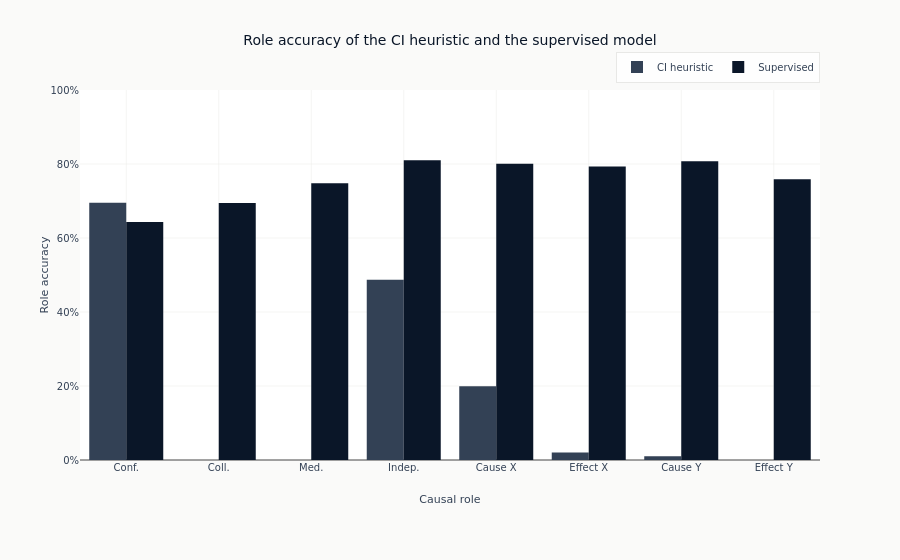

The code cell stored with this chart in its notebook:
### Markdown cell above
### Supervision Helps Across Roles

Comparing each role on the same datasets reveals whether the aggregate gain is broad or driven by
one dominant class.

### Code cell
improved_count = int((per_category_df["Improvement"] > 0).sum())
fig = go.Figure()
for method, color in [("CI heuristic", COLORS["neutral"]), ("Supervised", COLORS["blue"])]:
    fig.add_trace(
        go.Bar(
            x=category_compact_labels,
            y=per_category_df[method].to_list(),
            name=method,
            marker_color=color,
        )
    )
fig.update_layout(
    title="Role accuracy of the CI heuristic and the supervised model",
    xaxis_title="Causal role",
    yaxis_title="Role accuracy",
    yaxis=dict(range=[0, 1], tickformat=".0%"),
    barmode="group",
    margin=dict(b=100, t=90),
    legend=dict(orientation="h", yanchor="bottom", y=1.02, xanchor="right", x=1),
)
show_plotly_with_alt(
    fig,
    "Grouped bar chart with one pair of bars per causal role, the conditional-independence "
    "heuristic beside the supervised model, on a shared accuracy axis running from zero to "
    "one. A legend above the plot names the two methods. The heuristic's bar sits at or near "
    "zero on several roles, which are the ones its fixed rule never assigns.",
)

### Figure 1 — Plotly figure (JSON) as saved in the notebook; plotly's stock layout.template omitted (floating-point values rounded to 4 significant figures)
{"data": [{"marker": {"color": "#334155"}, "name": "CI heuristic", "type": "bar", "x": ["Conf.", "Coll.", "Med.", "Indep.", "Cause X", "Effect X", "Cause Y", "Effect Y"], "y": [0.6953, 0.0, 0.0, 0.4873, 0.1994, 0.01994, 0.0102, 0.0]}, {"marker": {"color": "#0a1628"}, "name": "Supervised", "type": "bar", "x": ["Conf.", "Coll.", "Med.", "Indep.", "Cause X", "Effect X", "Cause Y", "Effect Y"], "y": [0.6432, 0.6944, 0.748, 0.81, 0.8006, 0.7932, 0.8077, 0.7588]}], "layout": {"barmode": "group", "legend": {"orientation": "h", "x": 1, "xanchor": "right", "y": 1.02, "yanchor": "bottom"}, "margin": {"b": 100, "t": 90}, "title": {"text": "Role accuracy of the CI heuristic and the supervised model"}, "xaxis": {"title": {"text": "Causal role"}}, "yaxis": {"range": [0, 1], "tickformat": ".0%", "title": {"text": "Role accuracy"}}}}
